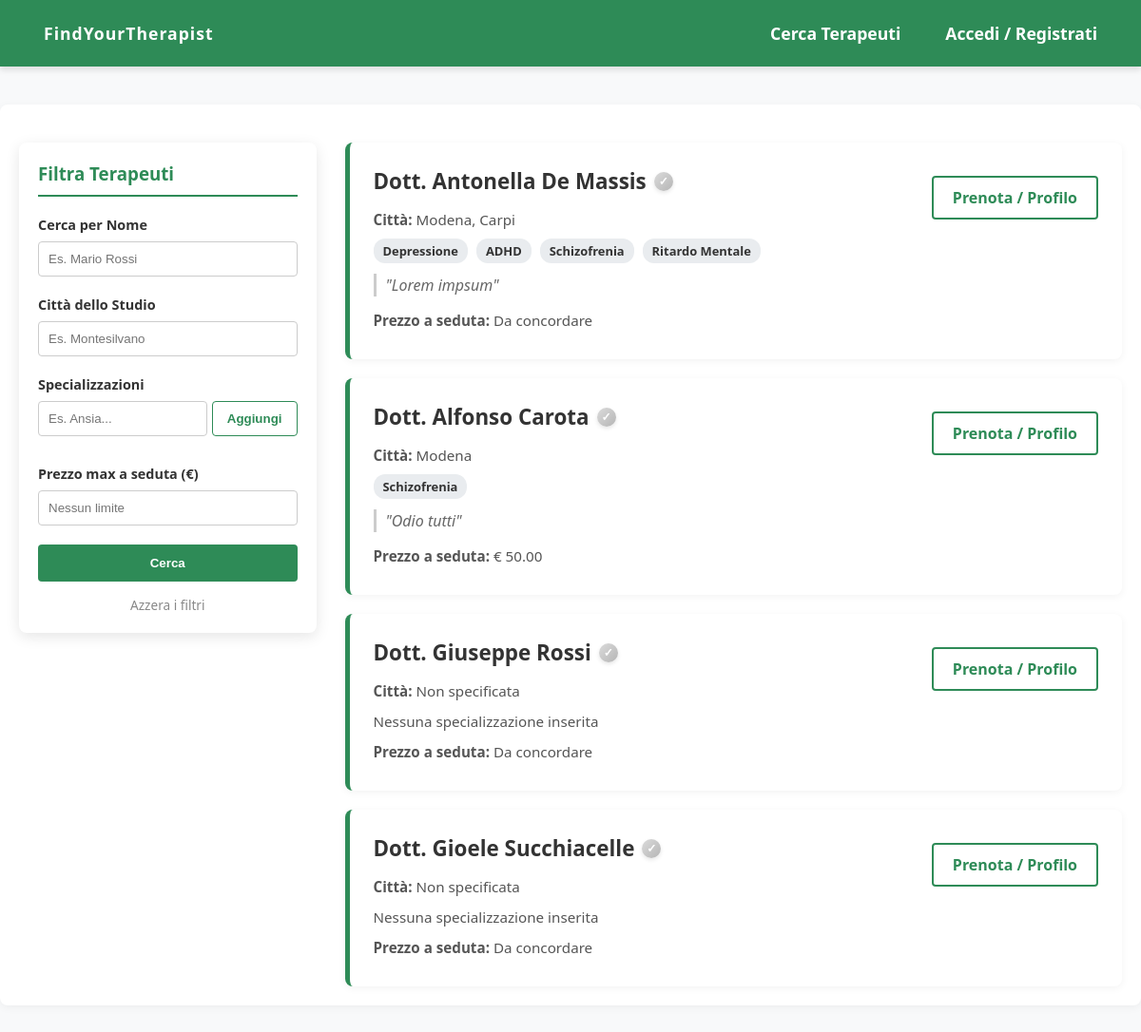
The app's page /utenti/vetrina/ with its own data.
### utenti/models.py (models this page shows, shortened)
class Terapeuta(models.Model):
    user = models.OneToOneField(User, on_delete=models.CASCADE)
    numero_telefono = models.CharField(max_length=15, blank=True, null=True)
    studi = models.ManyToManyField(Studio, related_name='terapeuti', blank=True)
    prezzo = models.DecimalField(max_digits=6, decimal_places=2, blank=True, null=True)
    descrizione = models.TextField(blank=True, null=True)
    specializzazioni = models.ManyToManyField(Specializzazione, related_name='terapeuti', blank=True)
    pec = models.EmailField(max_length=254, blank=True, null=True)  # PEC del terapeuta
    verified = models.BooleanField(default=False)  # Campo per indicare se il terapeuta è verificato
    class Meta:
        verbose_name = "Terapeuta"
        verbose_name_plural = "Terapeuti"
        ordering = ['id']

class Studio(models.Model):
    indirizzo = models.CharField(max_length=200)
    citta = models.CharField(max_length=100)
    class Meta:
        verbose_name = "Studio"
        verbose_name_plural = "Studi"
        ordering = ['id']

class Specializzazione(models.Model):
    nome = models.CharField(max_length=100)
    class Meta:
        verbose_name = "Specializzazione"
        verbose_name_plural = "Specializzazioni"
        ordering = ['id']

### utenti/views.py (the view)
# urls.py: path('vetrina/', VetrinaTerapeutiView.as_view(), name='vetrina'),
class VetrinaTerapeutiView(View):
    def get(self, request):
        terapeuti = Terapeuta.objects.all()
        citta_scelta = request.GET.get('citta')
        spec_scelte = request.GET.getlist('specializzazione')
        prezzo_max = request.GET.get('prezzo_max')
        if citta_scelta:
            terapeuti = terapeuti.filter(studi__citta__icontains=citta_scelta).distinct()
        if spec_scelte:
            terapeuti = terapeuti.filter(specializzazioni__id__in=spec_scelte).distinct()
        if prezzo_max:
            terapeuti = terapeuti.filter(
                Q(prezzo__lte=prezzo_max) | Q(prezzo__isnull=True)
            ).distinct()
        specializzazioni = Specializzazione.objects.all()
        citta_disponibili = Studio.objects.values_list('citta', flat=True).distinct()
        paginator = Paginator(terapeuti, 50)
        page_number = request.GET.get('page')
        page_obj = paginator.get_page(page_number)
        query_dict = request.GET.copy()
        if 'page' in query_dict:
            del query_dict['page']
        url_params = query_dict.urlencode()
        context = {
            'page_obj': page_obj,
            'url_params': url_params,
            'specializzazioni': specializzazioni,
            'citta_disponibili': citta_disponibili,
            'valori_scelti': {
                'citta': citta_scelta or '',
                'specializzazioni': [int(s) for s in spec_scelte] if spec_scelte else [],
                'prezzo_max': prezzo_max or ''
            }
        }
        return render(request, 'utenti/vetrina.html', context)

### templates/utenti/vetrina.html (shortened to what this page needs)
{% extends 'base.html' %}
{% load static %}
{% block extra_css %}
    <link rel="stylesheet" href="{% static 'css/vetrina.css' %}?v=3">
{% endblock %}
{% block contenuto %}
<div class="vetrina-container">
    <aside class="sidebar-filtri">
        <h3>Filtra Terapeuti</h3>
        <form method="GET" action="{% url 'utenti:vetrina' %}" id="filtri-form">
            <div class="filter-group">
                <label for="cerca-nome">Cerca per Nome</label>
                <input type="text" id="cerca-nome" placeholder="Es. Mario Rossi" autocomplete="off">
            </div>
            <div class="filter-group">
                <label for="citta">Città dello Studio</label>
                <input type="text" name="citta" id="citta" list="citta-list" placeholder="Es. Montesilvano" value="{{ valori_scelti.citta }}">
            </div>
            <div class="filter-group">
                <label>Specializzazioni</label>
                <div class="multi-input-group">
                    <input type="text" id="spec-input" list="spec-list" placeholder="Es. Ansia...">
                    <button type="button" id="add-spec-btn" class="btn-secondary-small">Aggiungi</button>
                </div>
            </div>
            <div class="filter-group">
                <label for="prezzo_max">Prezzo max a seduta (€)</label>
                <input type="number" name="prezzo_max" id="prezzo_max" placeholder="Nessun limite" value="{{ valori_scelti.prezzo_max }}" min="0" step="5">
            </div>
            <button type="submit" class="btn-filtra">Cerca</button>
            <a href="{% url 'utenti:vetrina' %}" style="display: block; text-align: center; margin-top: 15px; color: #888; font-size: 0.85em; text-decoration: none;">Azzera i filtri</a>
        </form>
    </aside>
    <section class="risultati-container">
        {% for terapeuta in page_obj %}
            <div class="terapeuta-card">
                <div class="terapeuta-info">
                    <h4 style="display: flex; align-items: center; margin-bottom: 15px;">
                        Dott. {{ terapeuta.user.first_name }} {{ terapeuta.user.last_name }}
                        {% if terapeuta.verified %}
                            <span class="spunta-badge spunta-blu" title="Medico Verificato">✓</span>
                        {% else %}
                            <span class="spunta-badge spunta-grigia" title="Profilo Non Verificato">✓</span>
                        {% endif %}
                    </h4>
                    <p><strong>Città:</strong>
                        {% for studio in terapeuta.studi.all %}
                            {{ studio.citta }}{% if not forloop.last %}, {% endif %}
                        {% empty %}
                            Non specificata
                        {% endfor %}
                    </p>
                    <p style="margin: 12px 0;">
                        {% for spec in terapeuta.specializzazioni.all %}
                            <span class="badge-spec">{{ spec.nome }}</span>
                        {% empty %}
                            Nessuna specializzazione inserita
                        {% endfor %}
                    </p>
                    {% if terapeuta.descrizione %}
                        <div class="terapeuta-descrizione">
                            "{{ terapeuta.descrizione|truncatewords:40 }}"
                        </div>
                    {% endif %}
                    <p><strong>Prezzo a seduta:</strong> {% if terapeuta.prezzo %}€ {{ terapeuta.prezzo }}{% else %}Da concordare{% endif %}</p>
                </div>
                <div class="terapeuta-azioni">
                    {% if not user.is_authenticated %}
                       <a href="{% url 'utenti:accedi' %}" class="btn-profilo">Prenota / Profilo</a>
                    {% elif user.paziente %}
                        <a href="{% url 'prenotazioni:profilo_prenota' terapeuta.id %}" class="btn-profilo">Prenota / Profilo</a>
                    {% endif %}
                </div>
            </div>
        {% endfor %}
    </section>
</div>
{% endblock %}

### static/css/style.css (style rules this page uses)
body { margin: 0; padding: 0; font-family: 'Segoe UI', Tahoma, Geneva, Verdana, sans-serif; background-color: #f8f9fa; color: #333; }
.spunta-badge { display: inline-flex; align-items: center; justify-content: center; width: 20px; height: 20px; border-radius: 50%; font-size: 12px; color: white; margin-left: 8px; vertical-align: middle; cursor: help; box-shadow: 0 2px 4px rgba(0,0,0,0.1); }
.spunta-grigia { background: linear-gradient(135deg, #dbdbdb, #b5b5b5); }

### static/css/vetrina.css (style rules this page uses)
.vetrina-container { display: flex; gap: 30px; margin-top: 20px; }
.sidebar-filtri { width: 25%; background: white; padding: 20px; border-radius: 8px; box-shadow: 0 4px 15px rgba(0,0,0,0.1); height: fit-content; position: sticky; top: 80px; }
.sidebar-filtri h3 { color: #2e8b57; margin-top: 0; border-bottom: 2px solid #2e8b57; padding-bottom: 10px; margin-bottom: 20px; }
.filter-group { margin-bottom: 20px; }
.filter-group label { display: block; font-weight: bold; margin-bottom: 8px; color: #333; font-size: 0.9em; }
.filter-group input[type="text"], .filter-group input[type="number"] { width: 100%; padding: 10px; border: 1px solid #ccc; border-radius: 4px; box-sizing: border-box; }
.btn-filtra { width: 100%; padding: 12px; background-color: #2e8b57; color: white; border: none; border-radius: 4px; font-weight: bold; cursor: pointer; transition: background 0.3s; }
.risultati-container { width: 75%; display: flex; flex-direction: column; gap: 20px; }
.terapeuta-card { background: white; padding: 25px; border-radius: 8px; box-shadow: 0 2px 8px rgba(0,0,0,0.05); display: flex; justify-content: space-between; align-items: flex-start; border-left: 5px solid #2e8b57; }
.terapeuta-info { width: 75%; }
.terapeuta-info h4 { margin: 0 0 12px 0; color: #333; font-size: 1.4em; }
.terapeuta-info p { margin: 6px 0; color: #555; font-size: 0.95em; }
.terapeuta-descrizione { font-style: italic; color: #666; margin: 15px 0; line-height: 1.5; border-left: 3px solid #ccc; padding-left: 10px; }
.badge-spec { background: #e9ecef; padding: 4px 10px; border-radius: 12px; font-size: 0.85em; color: #333; margin-right: 5px; font-weight: bold; }
.terapeuta-azioni { display: flex; flex-direction: column; gap: 10px; align-items: center; margin-top: 10px; }
.btn-profilo { padding: 10px 20px; background-color: transparent; color: #2e8b57; border: 2px solid #2e8b57; border-radius: 4px; text-decoration: none; font-weight: bold; transition: all 0.3s; text-align: center; }
.multi-input-group { display: flex; gap: 5px; margin-bottom: 10px; }
.multi-input-group input { flex-grow: 1; }
.btn-secondary-small { padding: 10px 15px; background-color: white; color: #2e8b57; border: 1px solid #2e8b57; border-radius: 4px; font-weight: bold; cursor: pointer; transition: all 0.3s; }

### records on screen
Terapeuta: user.first_name "Antonella", user.last_name "De Massis", descrizione "Lorem impsum", shows "Da concordare"
Studio: citta "Modena"
Studio: citta "Carpi"
Specializzazione: nome "Depressione"
Specializzazione: nome "ADHD"
Specializzazione: nome "Schizofrenia"
Specializzazione: nome "Ritardo Mentale"
Terapeuta: user.first_name "Alfonso", user.last_name "Carota", descrizione "Odio tutti", prezzo "50.00"
Terapeuta: user.first_name "Giuseppe", user.last_name "Rossi", shows "Da concordare"
Terapeuta: user.first_name "Gioele", user.last_name "Succhiacelle", shows "Da concordare"
